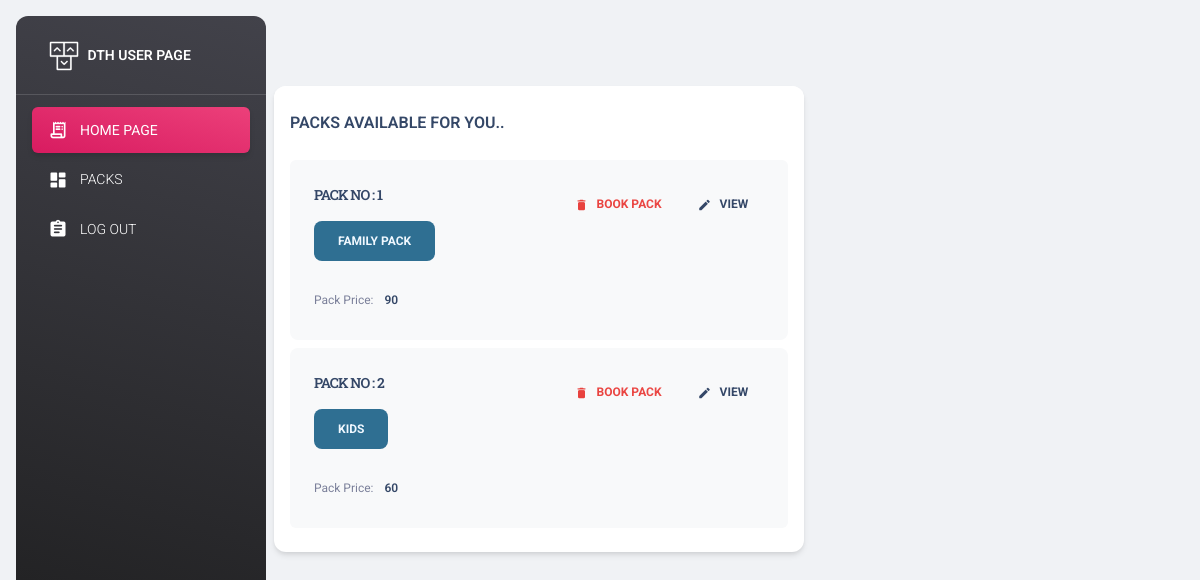
The page /user_packs (signed in) on the database as committed earlier.
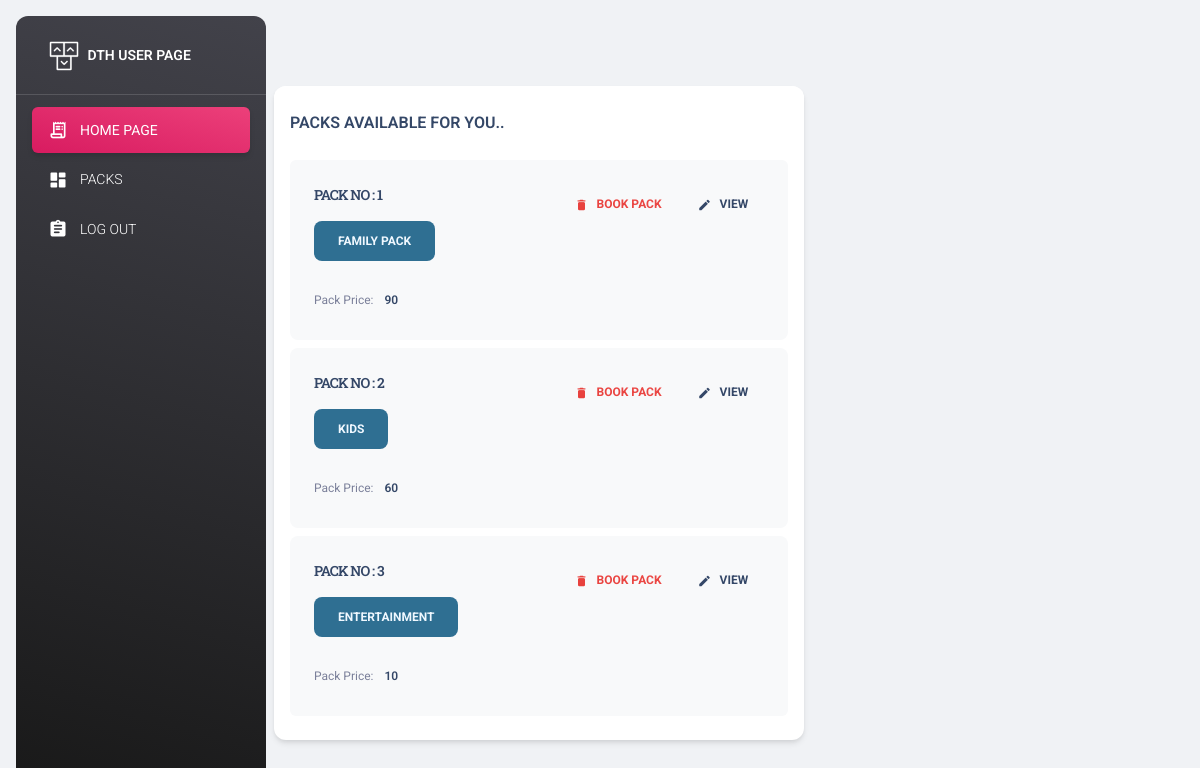
The same page on the database as committed later.
### ddh/models.py (models this page shows, shortened)
class Pack(models.Model):
    packname=models.CharField(max_length=100)
    price=models.IntegerField()

### ddh/views.py (the view)
# urls.py: path('user_packs',views.user_packs,name="user_packs"),
def user_packs(request):
    if 'email' in request.session:
        data=Pack.objects.all()
        context={
        'data': data
        }
        return render(request,'user_packs.html',context)

### ddh/templates/user_packs.html (shortened to what this page needs)
{% extends 'home.html' %}
{% block content %}
<div class="row">
    <div class="col-md-7 mt-4">
      <div class="card">
        <div class="card-header pb-0 px-3">
          <h6 class="mb-0">PACKS AVAILABLE FOR YOU..</h6>
        </div>
        <div class="card-body pt-4 p-3">
          <ul class="list-group">
            {% for i in data %}
            <li class="list-group-item border-0 d-flex p-4 mb-2 bg-gray-100 border-radius-lg">
              <div class="d-flex flex-column">
                <h3 class="mb-3 text-sm"> PACK NO : {{ forloop.counter }} </h3>
                <h6 class="mb-3 text-sm"><button style="background-color:rgb(47, 111, 146);color:aliceblue" class="btn" >{{ i.packname }} </button></h6>
                <span class="mb-2 text-xs">Pack Price: <span class="text-dark font-weight-bold ms-sm-2">{{ i.price }}</span></span>
              </div>
              <div class="ms-auto text-end">
                <a class="btn btn-link text-danger text-gradient px-3 mb-0" href="{% url 'pack_booking' id=i.id %}"><i class="material-icons text-sm me-2">delete</i>BOOK PACK</a>
                <a class="btn btn-link text-dark px-3 mb-0" href="{% url 'user_view_pack' id=i.id %}"><i class="material-icons text-sm me-2">edit</i>VIEW</a>
              </div>
            </li>
            {% endfor %}
          </ul>
        </div>
      </div>
    </div>
{% endblock %}

Rows that differ between the two databases and show on the page:
added Pack: packname "ENTERTAINMENT", price "10"
